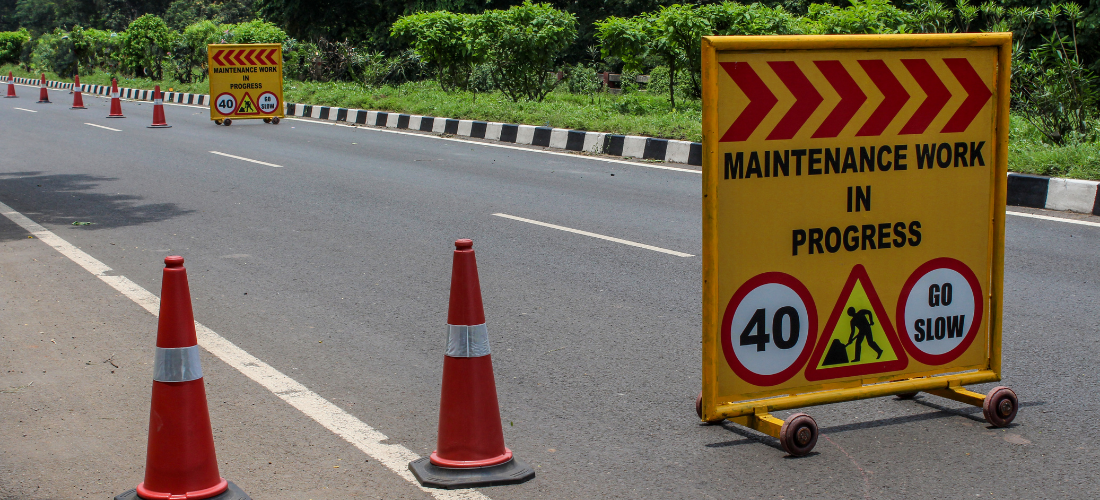
#> input picture obstacle.png, 1100 x 500 px
$ jupyter execute --allow-errors Harris_Corner_Detector.ipynb
#> lines starting #> are read from the running program, lines starting #| are printed output that depends on the picture
[cell 1]
import cv2
import numpy as np
import matplotlib.pyplot as plt

# Load the image
image = cv2.imread('obstacle.png')  # Replace with your filename
#> image is the input picture: shape (500, 1100, 3); mean B, G, R 87.7, 106.4, 116
image = cv2.cvtColor(image, cv2.COLOR_BGR2RGB)  # Convert to RGB for display

# Convert to grayscale
gray = cv2.cvtColor(image, cv2.COLOR_RGB2GRAY)
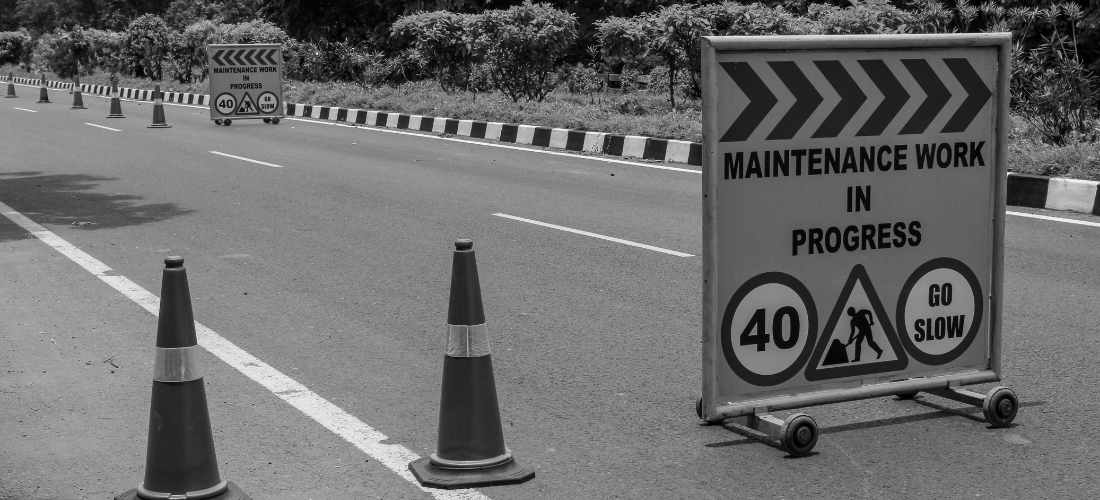
#> gray: shape (500, 1100); min 0, max 251, mean 107.2
gray = np.float32(gray)

# Apply Harris Corner Detection
dst = cv2.cornerHarris(gray, blockSize=6, ksize=15, k=0.04)
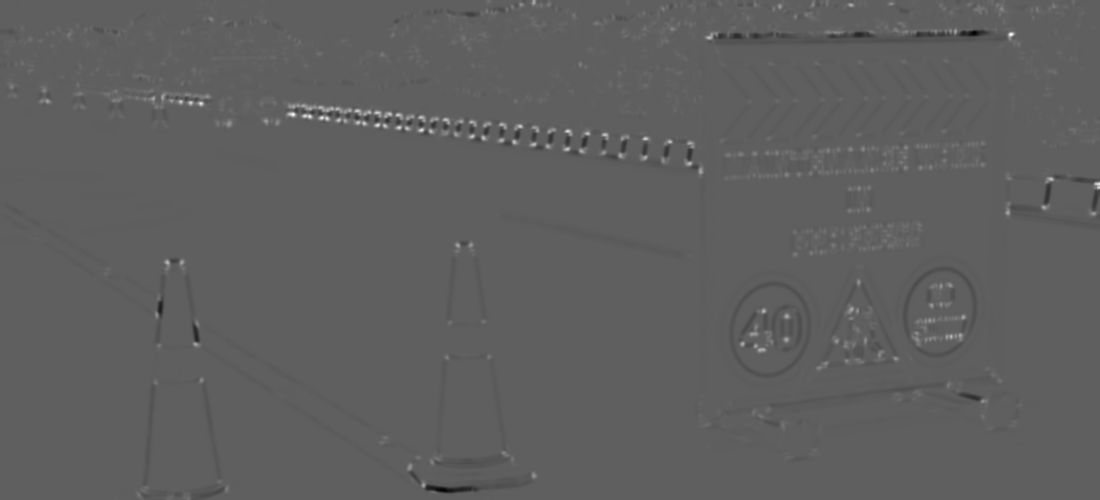
#> dst: shape (500, 1100) float32; min -8.18e+19, max 1.38e+20, mean 1.89e+17; drawn with min black and max white

# Dilate to enhance corner points
dst = cv2.dilate(dst, None)

# Threshold for detecting corners
thresh = 0.15 * dst.max()
#> thresh = 2.07e+19

# Copy image for drawing
corner_image = np.copy(image)

# Draw circles where corners are detected
for j in range(dst.shape[0]):
    for i in range(dst.shape[1]):
        if dst[j, i] > thresh:
            cv2.circle(corner_image, (i, j), 1, (0, 255, 0), 1)
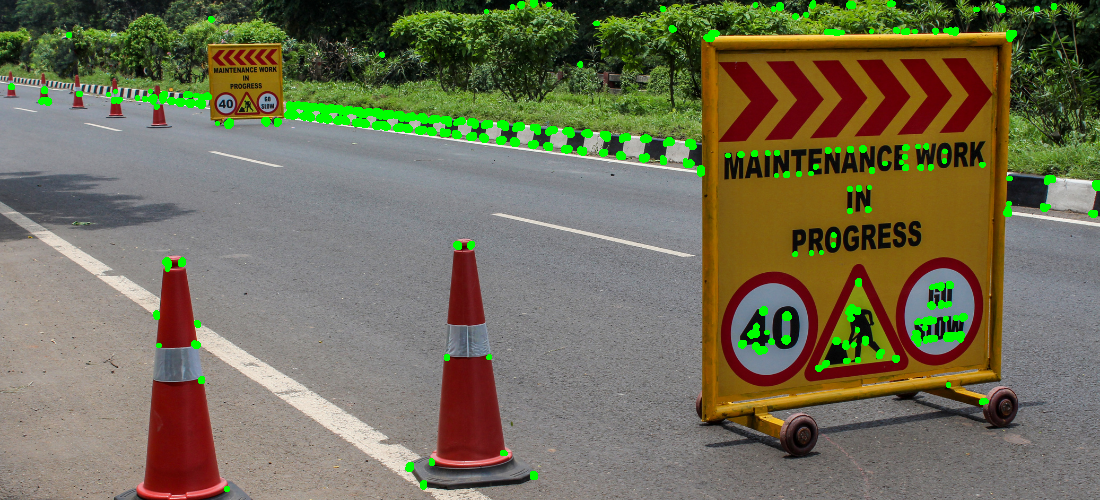
#> corner_image: shape (500, 1100, 3); mean R, G, B 113.6, 110.3, 85.7

# Show final corner-marked image
plt.figure(figsize=(10, 6))
plt.imshow(corner_image)
plt.title("Harris Corner Detection")
plt.axis("off")
plt.show()

[cell 2]
# Convert to float32 for Harris detector
gray = np.float32(image)
#> gray: shape (500, 1100, 3) float32

# Apply Harris Corner Detection
#> (the rest of this cell did not finish here and is left out)

$ run again, with acacia3.png copied over obstacle.png
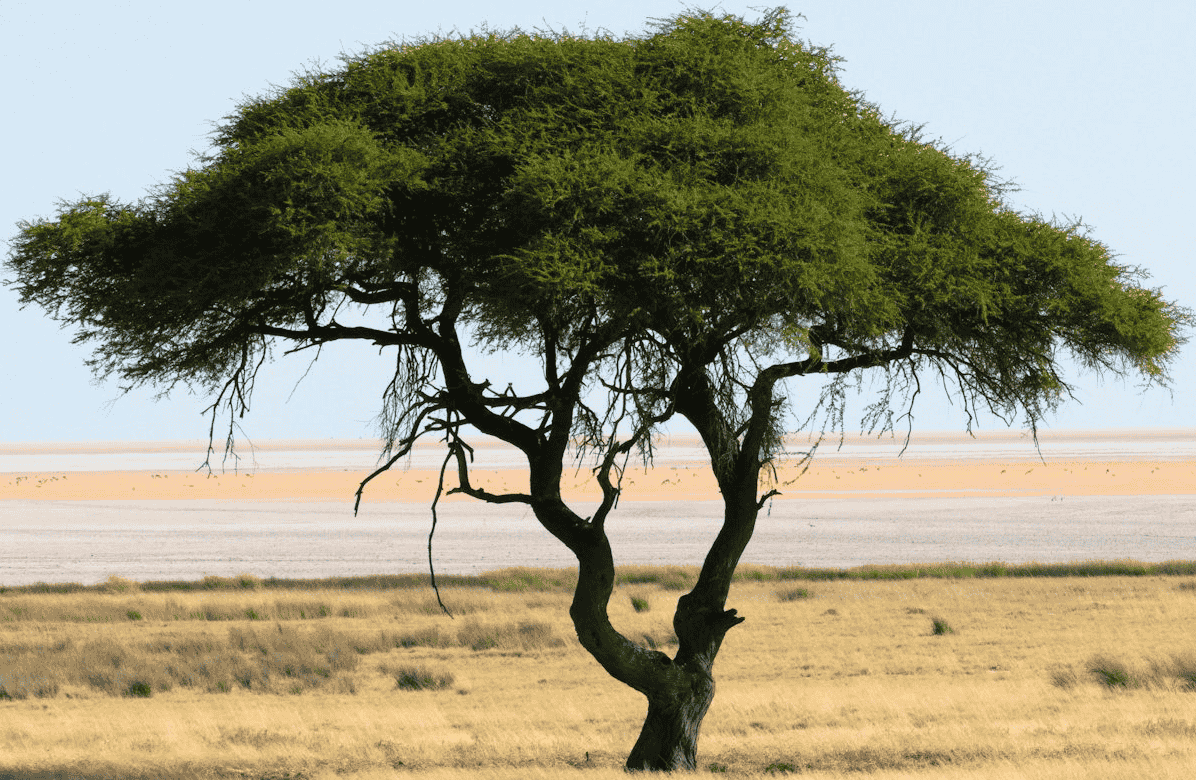
#> input picture acacia3.png, 1196 x 780 px
#> image is the input picture: shape (780, 1196, 3); mean B, G, R 129.2, 151.9, 156.1
#> `dst = cv2.cornerHarris(gray, blockSize=6, ksize=15, k=0.04)`:
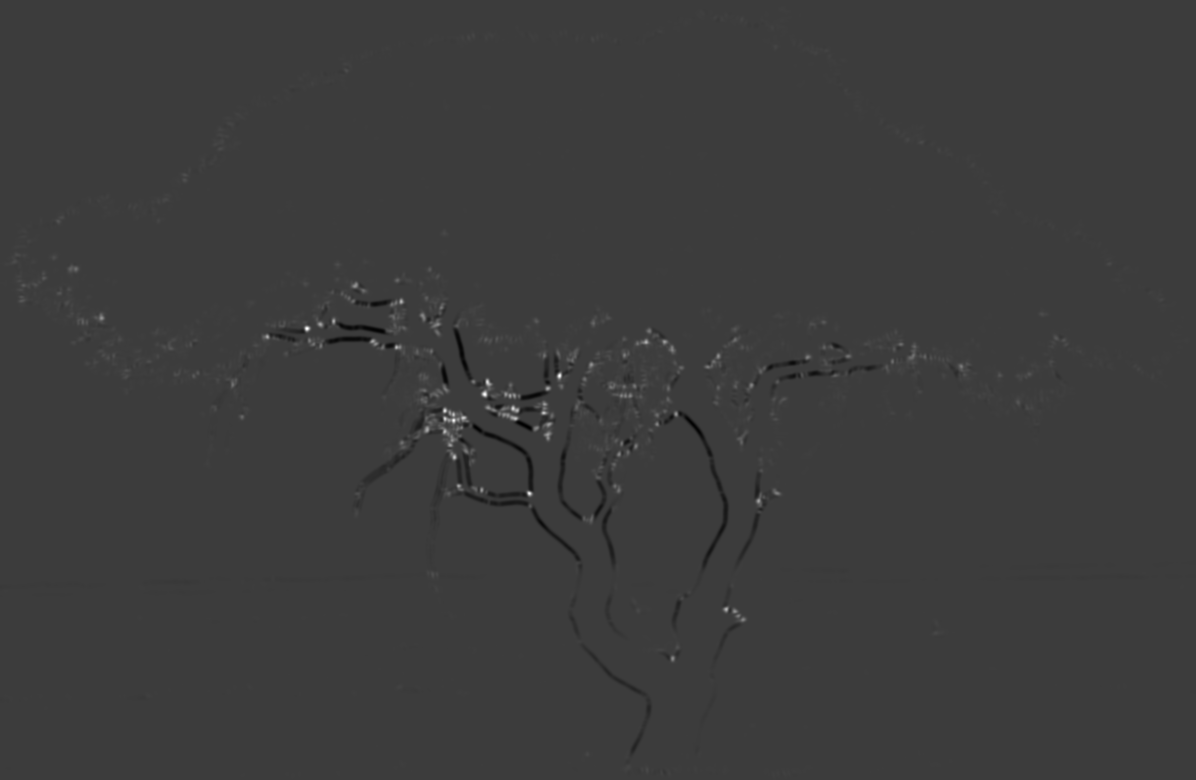
#> dst: shape (780, 1196) float32; min -2.43e+20, max 7.79e+20, mean 4.56e+17; drawn with min black and max white
#> thresh = 1.17e+20
#> after the loop `for j in range(dst.shape[0]):`:
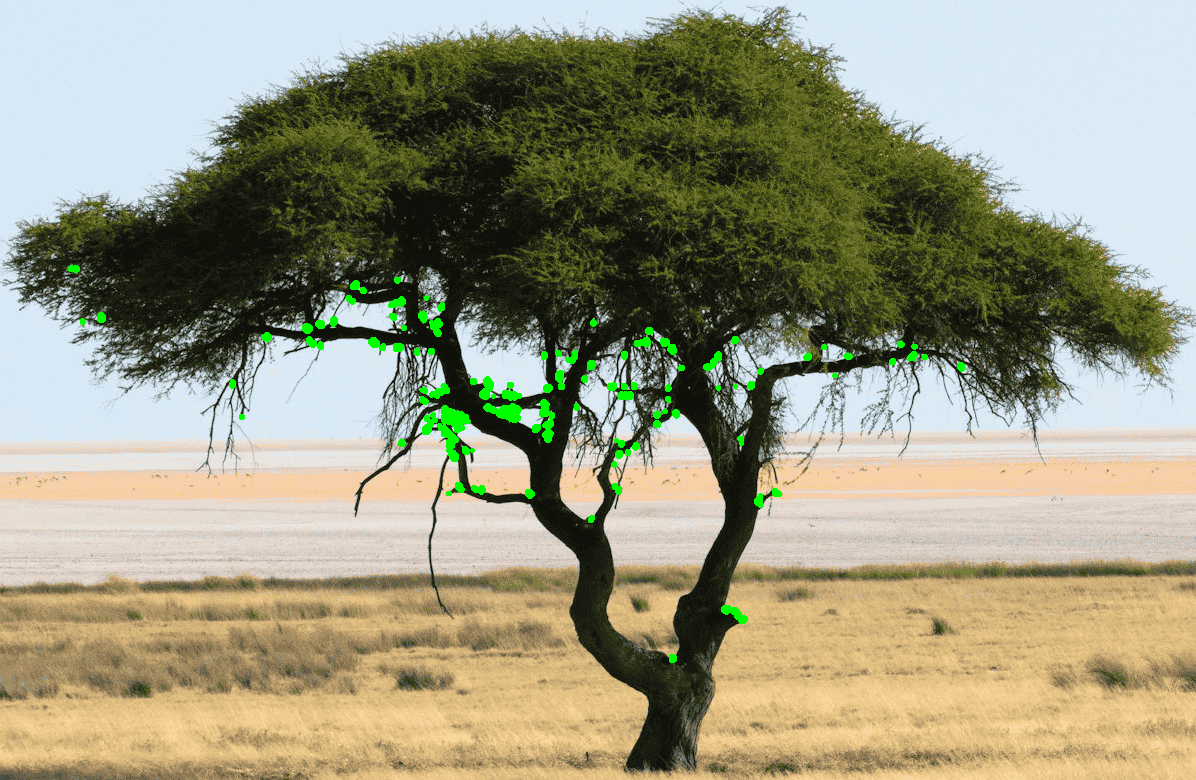
#> corner_image: shape (780, 1196, 3); mean R, G, B 155, 153.1, 128.1

$ run again, with acacia.jpg saved as obstacle.png
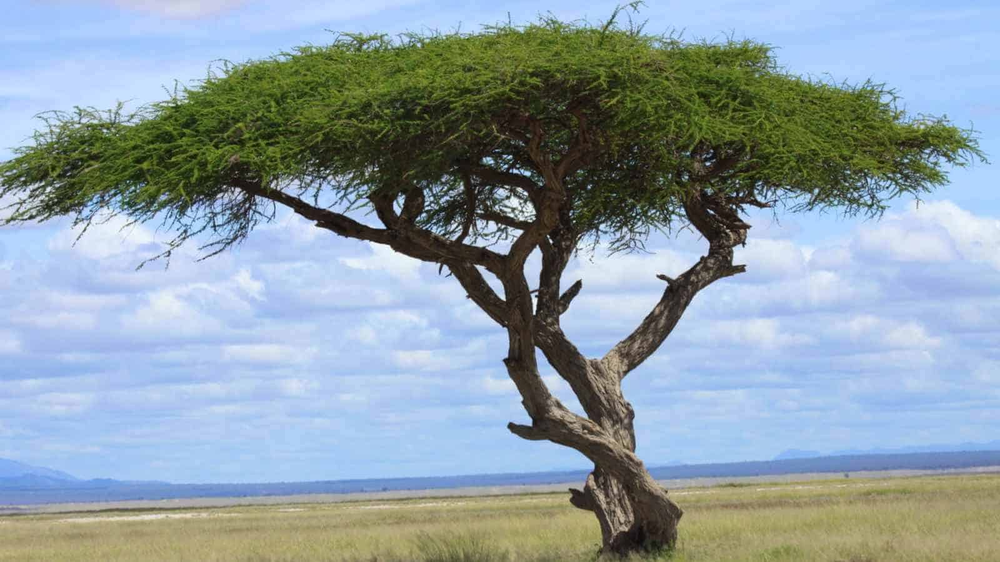
#> input picture acacia.jpg, 1000 x 562 px, shrunk from 1600 x 900 before the run
#> image is the input picture: shape (562, 1000, 3); mean B, G, R 166.1, 158, 141.9
#> `dst = cv2.cornerHarris(gray, blockSize=6, ksize=15, k=0.04)`:
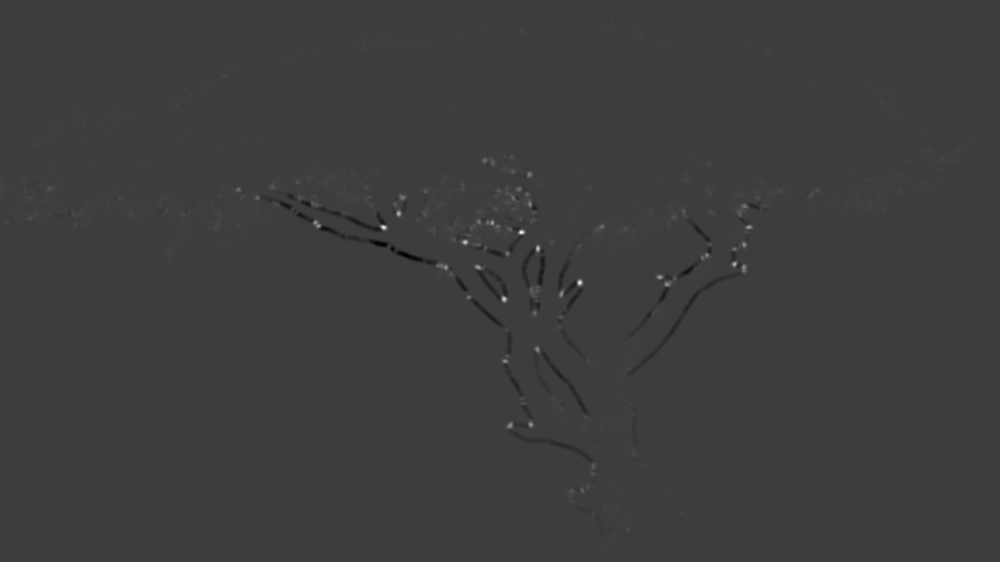
#> dst: shape (562, 1000) float32; min -1.79e+20, max 5.59e+20, mean 9.56e+16; drawn with min black and max white
#> thresh = 8.38e+19
#> after the loop `for j in range(dst.shape[0]):`:
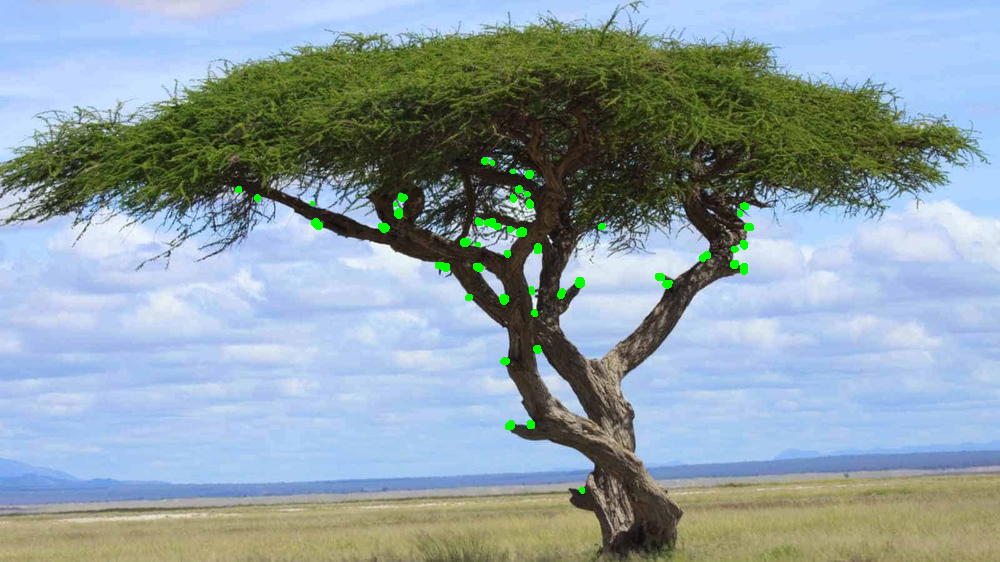
#> corner_image: shape (562, 1000, 3); mean R, G, B 141.2, 158.6, 165.3

$ run again, with acacia2.jpg saved as obstacle.png
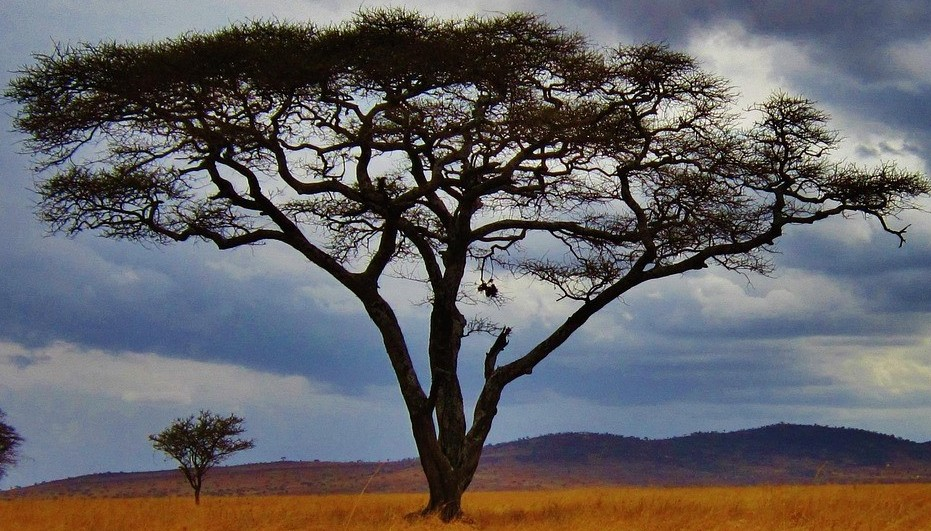
#> input picture acacia2.jpg, 931 x 531 px
#> image is the input picture: shape (531, 931, 3); mean B, G, R 100.2, 97, 98.9
#> `dst = cv2.cornerHarris(gray, blockSize=6, ksize=15, k=0.04)`:
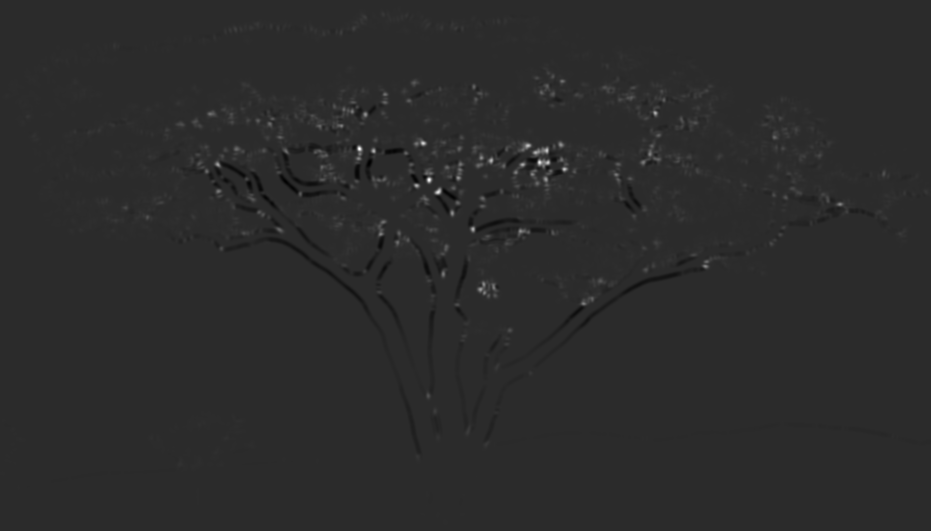
#> dst: shape (531, 931) float32; min -1.34e+20, max 6.48e+20, mean 1.43e+18; drawn with min black and max white
#> thresh = 9.73e+19
#> after the loop `for j in range(dst.shape[0]):`:
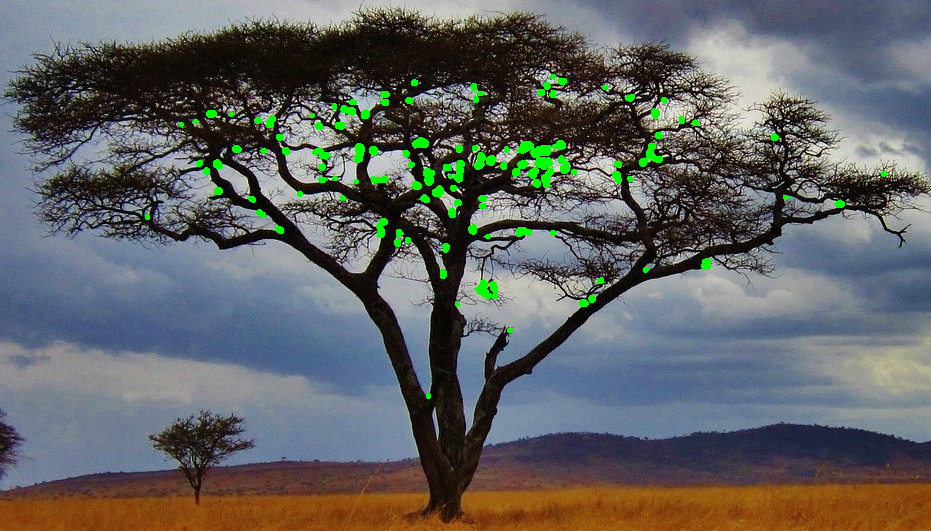
#> corner_image: shape (531, 931, 3); mean R, G, B 97.3, 99.3, 98.7
